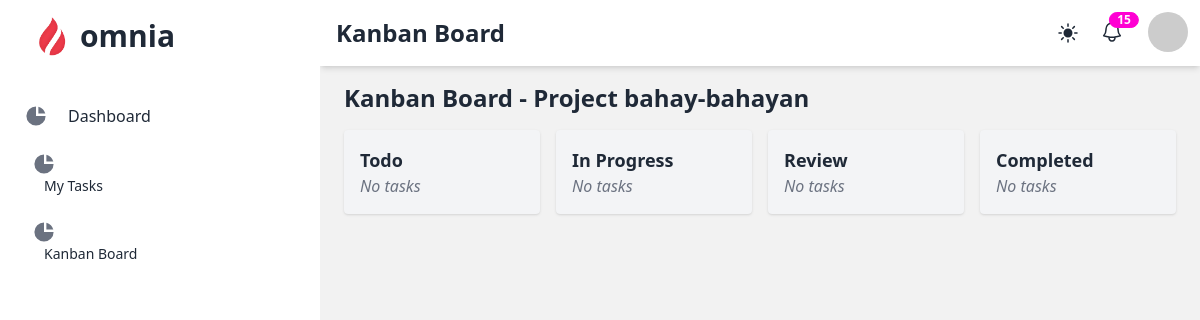
Page /projects/kanban/ (signed in) on the earlier database version.
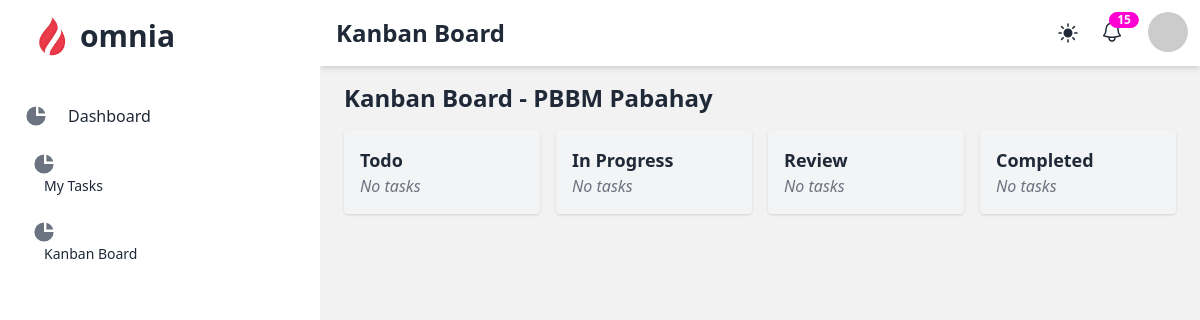
Same page on the later database version.
### projects/models.py (models this page shows, shortened)
class Project(models.Model):
    COLOR_CHOICES = [
        ('purple', 'Purple'),
        ('blue', 'Blue'),
        ('green', 'Green'),
        ('teal', 'Teal'),
        ('yellow', 'Yellow'),
        ('orange', 'Orange'),
        ('grey', 'Grey'),
        ('dark_purple', 'Dark Purple'),
        ('dark_blue', 'Dark Blue'),
        ('dark_green', 'Dark Green'),
        ('dark_teal', 'Dark Teal'),
        ('dark_yellow', 'Dark Yellow'),
        ('dark_orange', 'Dark Orange'),
        ('dark_grey', 'Dark Grey'),
    ]
    name = models.CharField(max_length=100)
    emoji_icon = models.CharField(max_length=255, blank=True, null=True)
    description = models.TextField(blank=True, null=True)
    color = models.CharField(max_length=20, choices=COLOR_CHOICES, default='blue')
    start_date = models.DateField()
    end_date = models.DateField()
    created_at = models.DateTimeField(auto_now_add=True)
    owner = models.ForeignKey(settings.AUTH_USER_MODEL, on_delete=models.CASCADE, related_name='owned_projects')

### projects/views.py (the view)
# urls.py: path('kanban/', views.kanban_board, name='kanban_board'),
@login_required
def kanban_board(request):
    project_id = request.session.get('current_project_id')
    if not project_id:
        return HttpResponseForbidden("No project selected.")
    project = Project.objects.get(id=project_id)
    tasks = project.tasks.all()
    tasks_by_status = {
        'todo': tasks.filter(status='todo'),
        'in_progress': tasks.filter(status='in_progress'),
        'review': tasks.filter(status='review'),
        'completed': tasks.filter(status='completed'),
    }
    return render(request, 'projects/kanban_board.html', {'project': project, 'tasks_by_status': tasks_by_status})

### projects/context_processors.py (called while the page is built)
def user_projects(request):
    if request.user.is_authenticated:
        projects = Project.objects.filter(owner=request.user)
        return {'user_projects': projects}
    return {}

### projects/templatetags/custom_filters.py (called while the page is built)
@register.filter
def replace_underscore(value):
    return value.replace('_', ' ')

### projects/templates/projects/kanban_board.html (shortened to what this page needs)
{% extends 'project_base.html' %}
{% load custom_filters %}
{% block heading %}Kanban Board{% endblock %}
{% block content %}
<h1 class="text-2xl font-bold mb-4">Kanban Board - {{ project.name }}</h1>
<div id="kanban-board" class="grid grid-cols-4 gap-4">
    {% for status, tasks in tasks_by_status.items %}
        <div class="kanban-column bg-gray-100 p-4 rounded shadow" data-status="{{ status }}">
            <h2 class="text-lg font-bold capitalize">{{ status|replace_underscore }}</h2>
            <div class="kanban-tasks space-y-2">
                {% for task in tasks %}
                    <div class="kanban-task bg-white p-4 rounded shadow cursor-pointer"
                         data-task-id="{{ task.id }}">
                        <p class="font-bold">{{ task.name }}</p>
                        <p class="text-sm">{{ task.description|truncatewords:10 }}</p>
                    </div>
                {% empty %}
                    <p class="text-gray-500 italic">No tasks</p>
                {% endfor %}
            </div>
        </div>
    {% endfor %}
</div>
{% endblock %}

Differences in the rows shown:
changed Project: name "Project bahay-bahayan" → "PBBM Pabahay"
